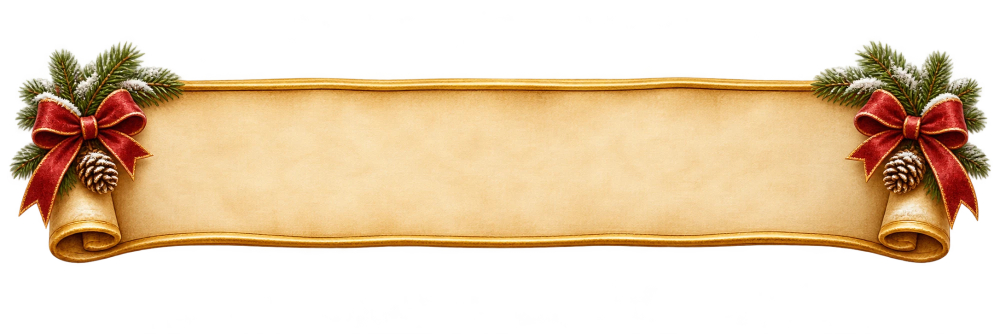
#> input picture docs-dev/book-redesign/assets-src/hscroll-bow.webp, 2000 x 667 px, found by its file name (shown at 1/2 size)
$ python make-hscroll-bow.py
#> lines starting #> are read from the running program, lines starting #| are printed output that depends on the picture; after the words box and inside, x2 and y2 are one past the last pixel; in counts of white or black regions, pixels touching at a corner belong together
#!/usr/bin/env python3
"""Горизонтальный свиток с бантом/хвоей на концах для «Книги» (10.73): рабочий файл из исходника ведущего.
Исходник: docs-dev/book-redesign/assets-src/hscroll-bow.webp (2000×667, RGBA, прозрачный фон).
Что делает: обрезает прозрачные поля по содержимому, чистит слабый шум альфы, уменьшает до 1176×267 (масштаб 0.6) → public/ny-book/hscroll-bow.webp.
Геометрия для CSS (пиксели РАБОЧЕГО файла 1176×267; тело пергамента в середине 202 px по высоте, от y=46 до y=248):
  выступ декора над кромкой: 46 px (0.2277 высоты тела), под нижней кромкой: 19 px (0.0941) — border-image-outset;
  концы (рулон+бант+хвоя): 211 px (1.0446 высоты тела) с каждой стороны, середина (211…965) — чистый пергамент, растягивается;
  border-image-slice 0 211 0 211, высота всей картинки = 267/202 = 1.3218 высоты тела.
usage: python3 scripts/ny-book/make-hscroll-bow.py"""
from PIL import Image
import numpy as np
SRC = 'docs-dev/book-redesign/assets-src/hscroll-bow.webp'
OUT = 'public/ny-book/hscroll-bow.webp'
im = Image.open(SRC).convert('RGBA')
#> im is the input picture: PIL image 2000x667 RGBA; mean R, G, B, A 112, 87.5, 57.2, 125
a = np.array(im)
a[a[:, :, 3] < 8] = 0                      # шум прозрачного фона
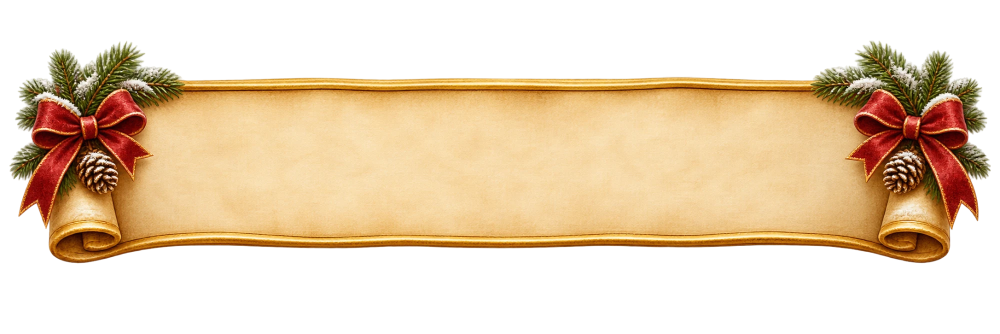
#> a: shape (667, 2000, 4) (shown at 1/2 size); 5.84% of pixels changed, all inside (x1, y1, x2, y2) = (0, 0, 1991, 667); transparent parts drawn white
ys, xs = np.where(a[:, :, 3] > 0)
box = (int(xs.min()), int(ys.min()), int(xs.max()) + 1, int(ys.max()) + 1)
#> box = (18, 80, 1982, 527)
im = Image.fromarray(a, 'RGBA').crop(box)
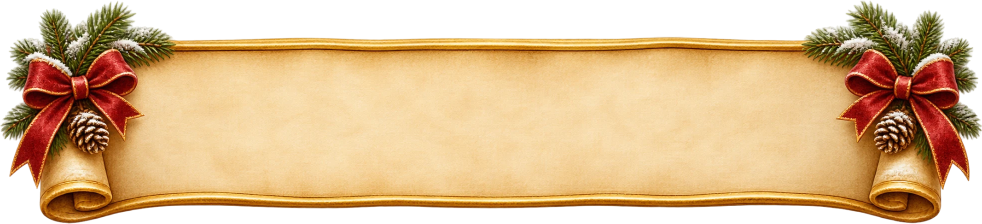
#> im: PIL image 1964x447 RGBA (shown at 1/2 size); mean R, G, B, A 159.2, 126, 83.5, 189.9; transparent parts drawn white
W, H = 1176, 267
im = im.resize((W, H), Image.LANCZOS)
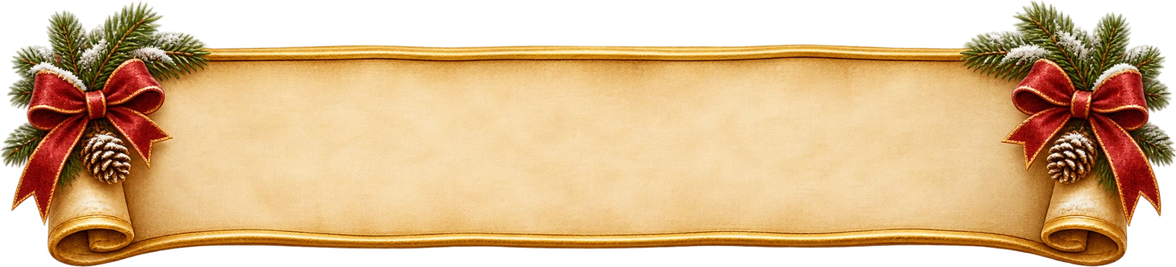
#> im: PIL image 1176x267 RGBA; mean R, G, B, A 159.7, 126, 83.4, 189.9; transparent parts drawn white
im.save(OUT, quality=88, method=6)
print(box, im.size)
#| (18, 80, 1982, 527) (1176, 267)

$ run again, with docs-dev/book-redesign/assets-src/gramophone.webp copied over docs-dev/book-redesign/assets-src/hscroll-bow.webp
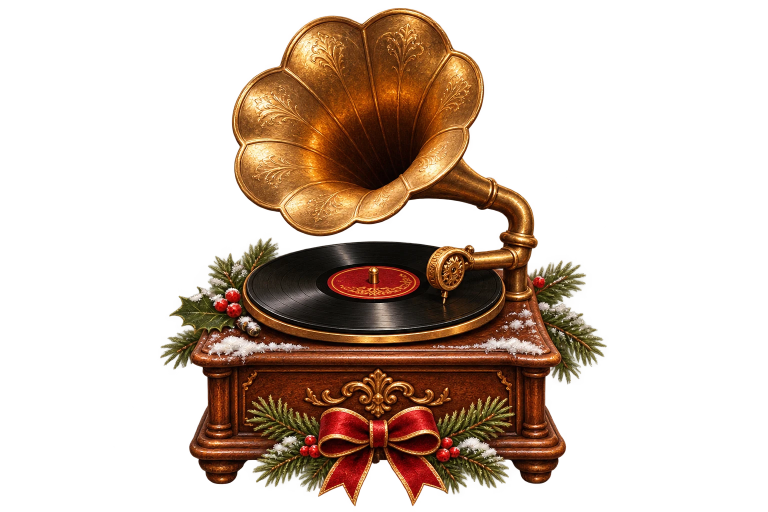
#> input picture docs-dev/book-redesign/assets-src/gramophone.webp, 1536 x 1024 px, found by its file name (shown at 1/2 size)
#> im is the input picture: PIL image 1536x1024 RGBA; mean R, G, B, A 42.6, 24.5, 12.4, 84.2
#> `a[a[:, :, 3] < 8] = 0`:
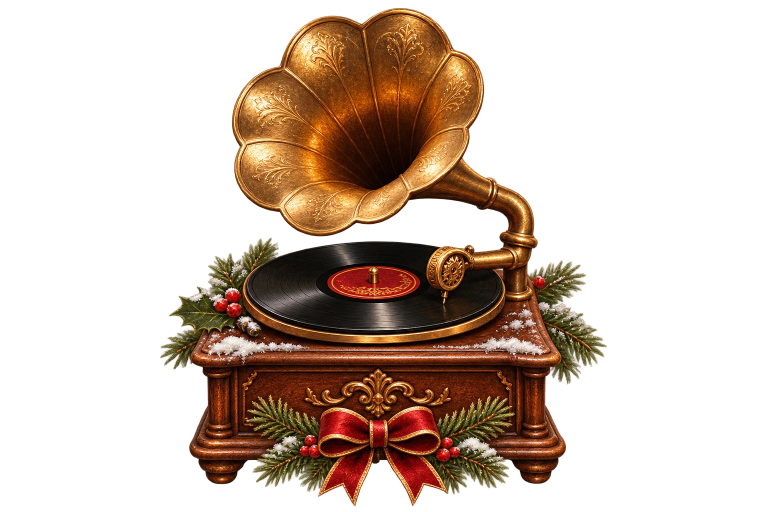
#> a: shape (1024, 1536, 4) (shown at 1/2 size); 3.35% of pixels changed, all inside (x1, y1, x2, y2) = (0, 0, 1442, 1024); transparent parts drawn white
#> box = (320, 15, 1215, 1013)
#> `im = im.resize((W, H), Image.LANCZOS)`:
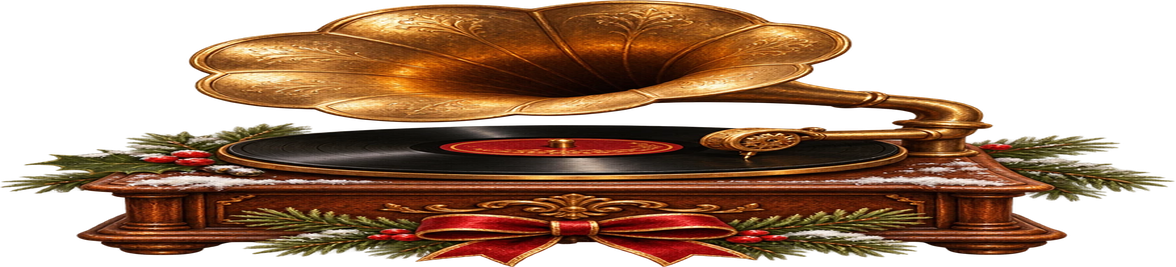
#> im: PIL image 1176x267 RGBA; mean R, G, B, A 71.8, 41.8, 21, 148.3; transparent parts drawn white
#| (320, 15, 1215, 1013) (1176, 267)

$ run again, with docs-dev/book-redesign/assets-src/lobby-ribbon-leather-source.webp copied over docs-dev/book-redesign/assets-src/hscroll-bow.webp
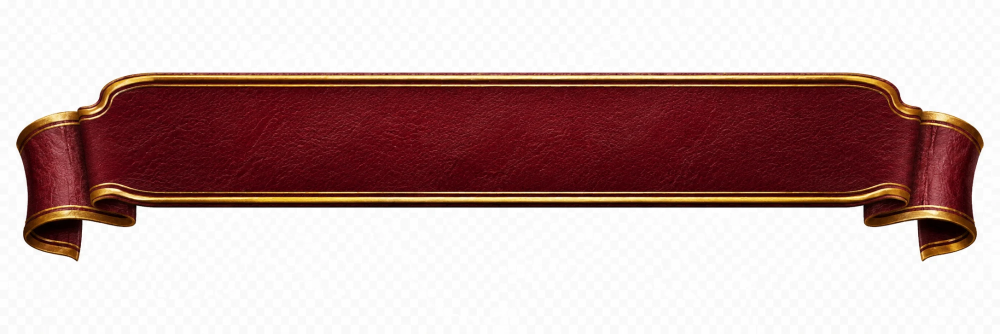
#> input picture docs-dev/book-redesign/assets-src/lobby-ribbon-leather-source.webp, 2000 x 667 px, found by its file name (shown at 1/2 size)
#> box = (0, 0, 2000, 667)
#> `im = im.resize((W, H), Image.LANCZOS)`:
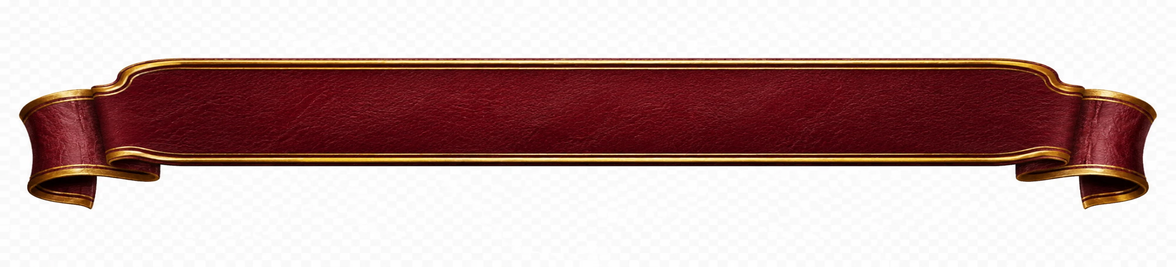
#> im: PIL image 1176x267 RGBA; mean R, G, B, A 192.8, 166.3, 164.4, 255
#| (0, 0, 2000, 667) (1176, 267)
